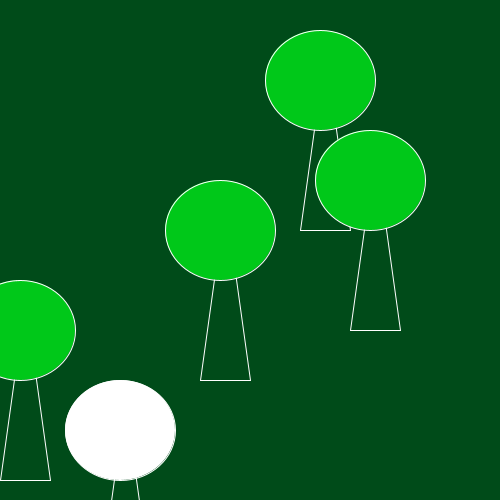
Frame 1 (no input)
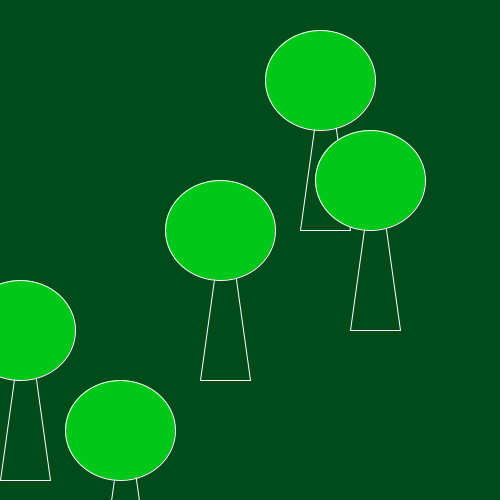
Frame 60 (the mouse pressed at the canvas centre just before this capture)
Frame 120 (the mouse held since frame 60 and released just before this capture): identical to frame 60, image omitted

The Processing sketch that drew these frames (run headless with seeded random() and noise(); from frame 60 on, the mouse is pressed at the canvas centre):

// Processing sketch: H09_opd_9
// ── H09_opd_9.pde
int xWaarde;
int yWaarde;

void setup(){
  size(500,500);
 
  
}
  void draw(){
  background(0,75,25);
  stroke(255,255,255);

  boom(100,200);
      boom(200,100);
      boom(0,0);
      boom(-100,-150);
      boom(-150,-50);
  }
void stam(int x, int y,int w){
 
   line(x,y,x+w,y);
   //botton
   line(x,y,x+w/2,y-w-130);
   //left
   line(x+w,y,x+w/2,y-w-130);
   //right    
   
}   

void bladeren(int x, int y,int sizeC){
ellipse(320-x,y,sizeC,100);
fill (0,200,25);

 }

void boom(int x, int y){
  stam(200-x,380+y,50);
  bladeren(100+x,230+y,110);


   
 }
